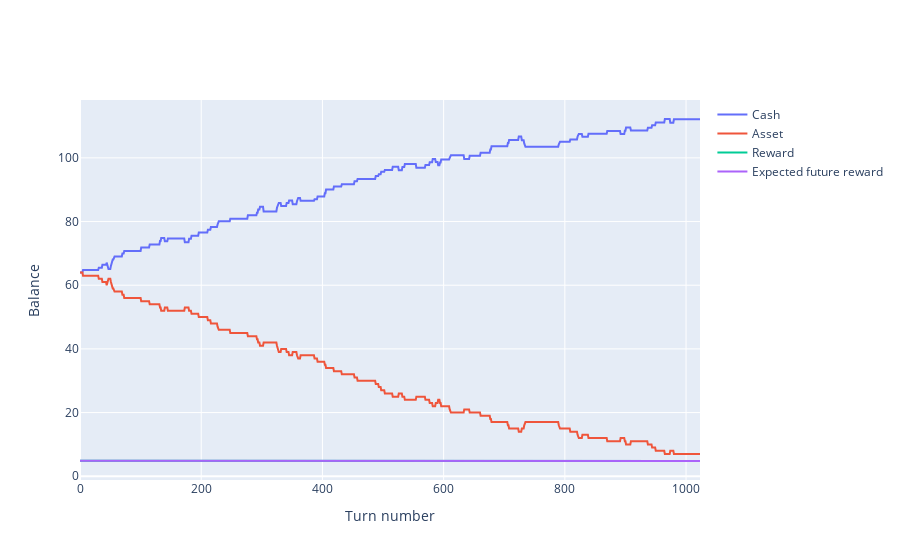

Notebook code cell kept with this figure:
### Code cell
balance_plot(turn_results)

### Figure 1 — Plotly figure (JSON) as saved in the notebook; plotly's stock layout.template omitted (floating-point values rounded to 4 significant figures; data arrays with more than 128 entries replaced by an {"elided": "..."} marker saying what was removed)
{"data": [{"name": "Cash", "type": "scatter", "y": {"elided": "1024 float values"}}, {"name": "Asset", "type": "scatter", "y": {"elided": "1024 int values"}}, {"name": "Reward", "type": "scatter", "y": {"elided": "1024 float values"}}, {"name": "Expected future reward", "type": "scatter", "y": {"elided": "1024 float values"}}], "layout": {"xaxis": {"title": {"text": "Turn number"}}, "yaxis": {"title": {"text": "Balance"}}}}
